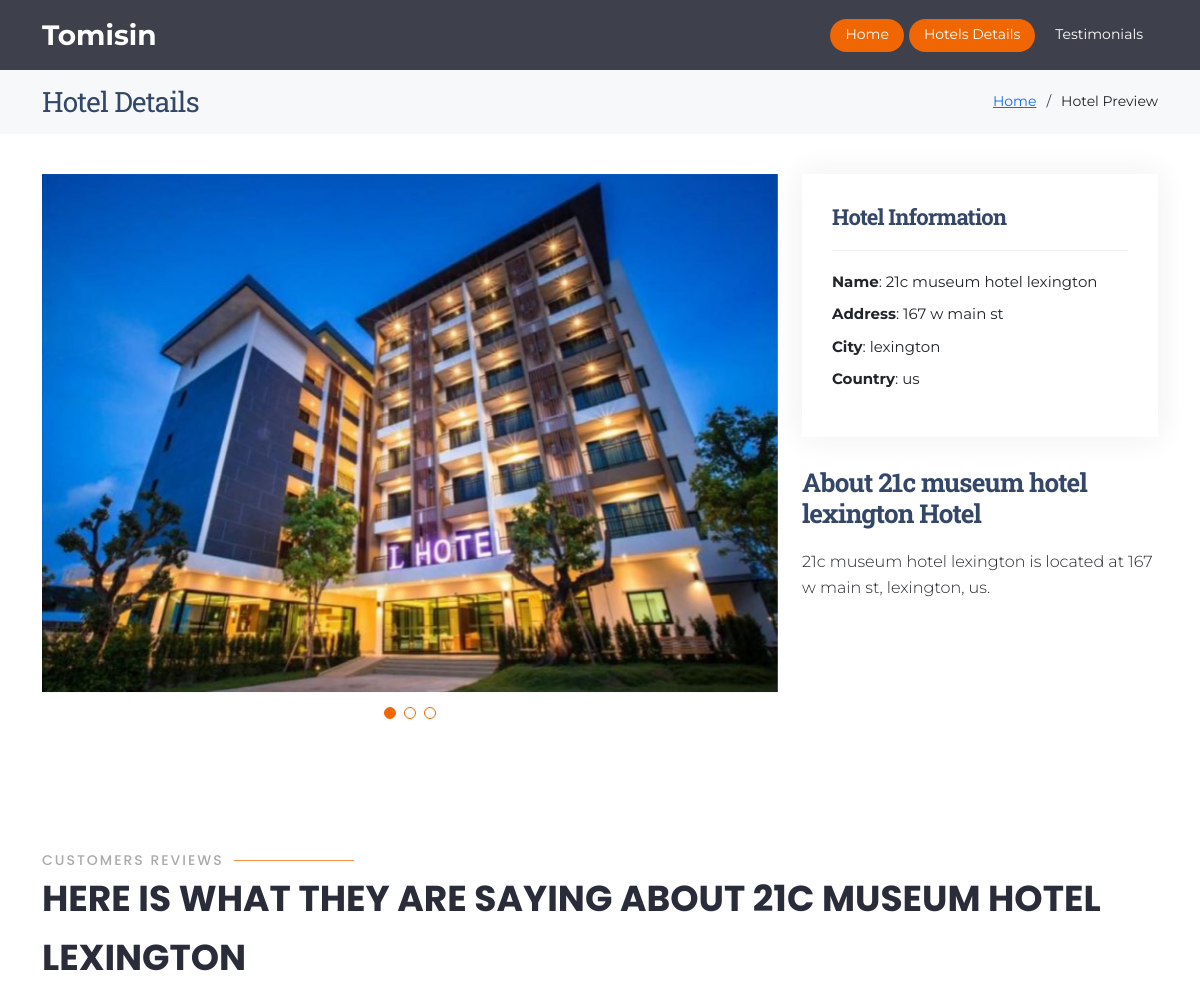
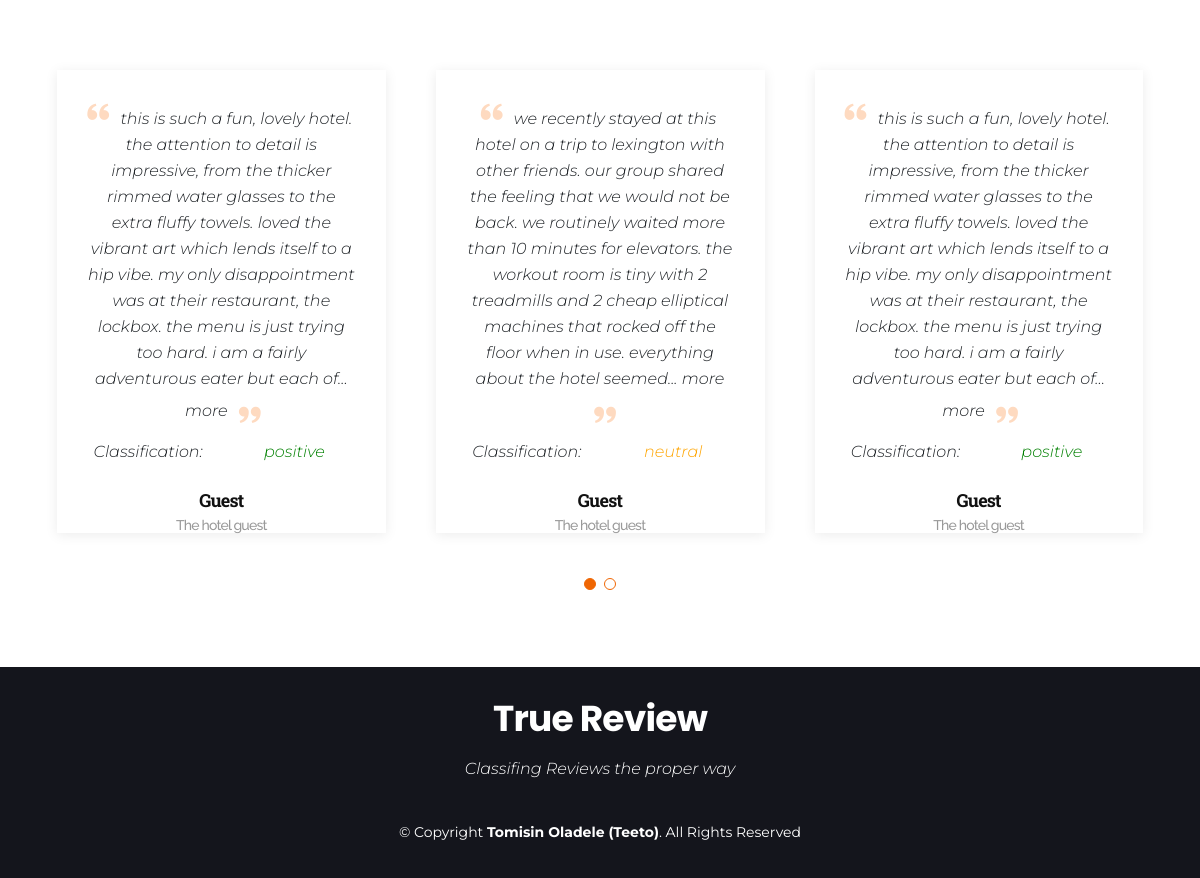
Page /preview/21c museum hotel lexington on the committed database (2 pictures, top to bottom).
### database/db_schema.py (models this page shows)
class Payload(db.Model):
    id = db.Column(db.Integer, primary_key = True)
    hotel_name = db.Column(db.String(100), nullable = False)
    review = db.Column(db.String(100), nullable = False)
    hotel_country = db.Column(db.String(100), nullable = False)
    hotel_city = db.Column(db.String(100), nullable = False)
    hotel_address = db.Column(db.String(100), nullable = False)
    expected_impression = db.Column(db.String(100), nullable = False)
    bert_impression = db.Column(db.String(100), nullable = False)
    user_id = db.Column(db.Integer, db.ForeignKey('admin.id'))
    created_at = db.Column(db.DateTime(timezone = True), default =func.now())

### routes.py (the view)
@route.route("/preview/<name>")
def preview(name):
    hotel_detail = Payload.query.filter_by(hotel_name=name).all()
    return render_template("html/preview.html",details = hotel_detail)

### templates/html/preview.html (shortened to what this page needs)
{%  extends 'html/layout.html' %}
{% block body %}
<header id="header" class="fixed-top d-flex align-items-center  header-dark ">
    <div class="container d-flex align-items-center justify-content-between">
      <div class="logo">
        <h1><a href="/">Tomisin</a></h1>
      </div>
      <nav id="navbar" class="navbar">
        <ul>
          <li><a class="nav-link scrollto active" href="/">Home</a></li>
          <li><a class="nav-link scrollto" href="/#portfolio-details">Hotels Details</a></li>
          <li><a class="nav-link scrollto " href="/#testimonials">Testimonials</a></li>
        </ul>
      </nav>
    </div>
  </header>
  <main id="main">
   <section id="breadcrumbs" class="breadcrumbs">
    <div class="container">
      <div class="d-flex justify-content-between align-items-center">
        <h2>Hotel Details</h2>
        <ol>
          <li><a href="/">Home</a></li>
          <li>Hotel Preview</li>
        </ol>
      </div>
    </div>
  </section>
  <section id="portfolio-details" class="portfolio-details">
    <div class="container">
      <div class="row gy-4">
        <div class="col-lg-8">
          <div class="portfolio-details-slider swiper">
            <div class="swiper-wrapper align-items-center">
              <div class="swiper-slide">
                <img src="{{url_for('static', filename= 'img/hotel_outside.jpg')}}" alt="alt">
              </div>
            </div>
            <div class="swiper-pagination"></div>
          </div>
        </div>
        <div class="col-lg-4">
          <div class="portfolio-info">
            <h3>Hotel Information</h3>
            <ul>
              <li><strong>Name</strong>: {{details[0].hotel_name}}</li>
              <li><strong>Address</strong>: {{details[0].hotel_address}}</li>
              <li><strong>City</strong>: {{details[0].hotel_city}}</li>
              <li><strong>Country</strong>: {{details[0].hotel_country}}</li>
            </ul>
          </div>
          <div class="portfolio-description">
            <h2>About {{details[0].hotel_name}} Hotel</h2>
            <p>
                {{details[0].hotel_name}} is located at {{details[0].hotel_address}}, {{details[0].hotel_city}}, {{details[0].hotel_country}}.
             </p>
          </div>
        </div>
      </div>
    </div>
  </section>
    <section id="testimonials" class="testimonials">
        <div class="container">
          <div class="section-title" data-aos="zoom-out">
            <h2>Customers Reviews</h2>
            <p> Here is what they are saying about {{details[0].hotel_name}}</p>
          </div>
          <div class="testimonials-slider swiper" data-aos="fade-up" data-aos-delay="100">
            <div class="swiper-wrapper">
                 {% for key in details %}
              <div class="swiper-slide">
                <div class="testimonial-item">
                  <p>
                    <i class="bx bxs-quote-alt-left quote-icon-left"></i>
                   {{key.review}}
                    <i class="bx bxs-quote-alt-right quote-icon-right"></i>
                  </p>
                  <div class="row">
                    <div class="col-md-6">
                        <p>Classification:   </p>
                    </div>
                    {% if key.bert_impression == 'positive'%}
                    <div class="col-md-6">
                        <p style="color: green;">{{key.bert_impression}}</p>
                    </div>
                    {%elif key.bert_impression == 'neutral' %}
                    <div class="col-md-6">
                        <p style="color: orange;">{{key.bert_impression}}</p>
                    </div>
                    {% else %}
                    <div class="col-md-6">
                        <p style="color: red;">{{key.bert_impression}}</p>
                    </div>
                    {% endif %}
                  </div>
                  <h3>Guest</h3>
                  <h4>The hotel guest</h4>
                </div>
              </div>
            {% endfor %}
            </div>
            <div class="swiper-pagination"></div>
          </div>
        </div>
      </section>
    </main>
  <footer id="footer">
    <div class="container">
      <h3>True Review</h3>
      <p>Classifing Reviews the proper way</p>
      <div class="copyright">
        &copy; Copyright <strong><span>Tomisin Oladele (Teeto)</span></strong>. All Rights Reserved
      </div>
    </div>
  </footer>
{% endblock %}

### static/css/style.css (style rules this page uses)
* { font-family: 'Montserrat'; box-sizing: border-box; margin: 0; }
:root { --orange: #f47920; --white: #fff; ---grey: #c2c7ce; --blue: #0083ca; }

### static/css/style2.css (style rules this page uses)
body { font-family: "Open Sans", sans-serif; color: #444444; }
a { color: #ef6603; text-decoration: none; }
h1, h2, h3, h4, h5, h6 { font-family: "Raleway", sans-serif; }
#header { height: 70px; transition: all 0.5s; z-index: 997; transition: all 0.5s; background: rgba(42, 44, 57, 0.9); }
#header .logo h1 { font-size: 28px; margin: 0; padding: 0; line-height: 1; font-weight: 700; letter-spacing: 1px; }
#header .logo h1 a, #header .logo h1 a:hover { color: #fff; text-decoration: none; }
.navbar { padding: 0; }
.navbar ul { margin: 0; padding: 0; display: flex; list-style: none; align-items: center; }
.navbar li { position: relative; }
.navbar a, .navbar a:focus { display: flex; align-items: center; justify-content: space-between; padding: 5px 15px 7px 15px; margin-left: 5px; font-size: 14px; color: #fff; white-space: nowrap; transition: 0.3s; border-radius: 50px; }
.navbar a:hover, .navbar .active, .navbar .active:focus, .navbar li:hover>a { background: #ef6603; }
section { padding: 60px 0; overflow: hidden; }
.section-title { padding-bottom: 40px; }
.section-title h2 { font-size: 14px; font-weight: 500; padding: 0; line-height: 1px; margin: 0 0 5px 0; letter-spacing: 2px; text-transform: uppercase; color: #aaaaaa; font-family: "Poppins", sans-serif; }
.section-title h2::after { content: ""; width: 120px; height: 1px; display: inline-block; background: #fd9042; margin: 4px 10px; }
.section-title p { margin: 0; margin: 0; font-size: 36px; font-weight: 700; text-transform: uppercase; font-family: "Poppins", sans-serif; color: #2a2c39; }
.portfolio-details { padding-top: 40px; }
.portfolio-details .portfolio-details-slider img { width: 100%; }
.portfolio-details .portfolio-details-slider .swiper-pagination { margin-top: 20px; position: relative; }
.portfolio-details .portfolio-info { padding: 30px; box-shadow: 0px 0 30px rgba(42, 44, 57, 0.08); }
.portfolio-details .portfolio-info h3 { font-size: 22px; font-weight: 700; margin-bottom: 20px; padding-bottom: 20px; border-bottom: 1px solid #eee; }
.portfolio-details .portfolio-info ul { list-style: none; padding: 0; font-size: 15px; }
.portfolio-details .portfolio-info ul li+li { margin-top: 10px; }
.portfolio-details .portfolio-description { padding-top: 30px; }
.portfolio-details .portfolio-description h2 { font-size: 26px; font-weight: 700; margin-bottom: 20px; }
.portfolio-details .portfolio-description p { padding: 0; }
.testimonials .testimonials-carousel, .testimonials .testimonials-slider { overflow: hidden; }
.testimonials .testimonial-item { box-sizing: content-box; padding: 30px 30px 0 30px; margin: 30px 15px; text-align: center; min-height: 350px; box-shadow: 0px 2px 12px rgba(0, 0, 0, 0.08); }
.testimonials .testimonial-item h3 { font-size: 18px; font-weight: bold; margin: 10px 0 5px 0; color: #111; }
.testimonials .testimonial-item h4 { font-size: 14px; color: #999; margin: 0; }
.testimonials .testimonial-item .quote-icon-left, .testimonials .testimonial-item .quote-icon-right { color: #fedac0; font-size: 26px; }
.testimonials .testimonial-item .quote-icon-left { display: inline-block; left: -5px; position: relative; }
.testimonials .testimonial-item .quote-icon-right { display: inline-block; right: -5px; position: relative; top: 10px; }
.testimonials .testimonial-item p { font-style: italic; margin: 0 auto 15px auto; }
.testimonials .swiper-pagination { margin-top: 20px; position: relative; }
.breadcrumbs { padding: 15px 0; margin-top: 70px; background: #f7f8f9; min-height: 40px; }
.breadcrumbs h2 { font-size: 28px; font-weight: 400; margin: 0; }
.breadcrumbs ol { display: flex; flex-wrap: wrap; list-style: none; padding: 0; margin: 0; font-size: 14px; }
.breadcrumbs ol li+li { padding-left: 10px; }
.breadcrumbs ol li+li::before { display: inline-block; padding-right: 10px; color: #404356; content: "/"; }
#footer { background: #14151c; color: #fff; font-size: 14px; text-align: center; padding: 30px 0; }
#footer h3 { font-size: 36px; font-weight: 700; color: #fff; position: relative; font-family: "Poppins", sans-serif; padding: 0; margin: 0 0 15px 0; }
#footer p { font-size: 15; font-style: italic; padding: 0; margin: 0 0 40px 0; }
#footer .copyright { margin: 0 0 5px 0; }
h1 { color:#142833; }

### rows in the picture
Payload: hotel_name "21c museum hotel lexington", hotel_address "167 w main st", hotel_city "lexington", hotel_country "us", hotel_name "21C MUSEUM HOTEL LEXINGTON", review "this is such a fun, lovely hotel. the attention to detail is impressive, from the thicker rimmed water glasses to the extra fluffy towels. loved the vibrant art which lends itself to a hip vibe. my only disappointment was at their restaurant, the lockbox. the menu is just trying too hard. i am a fairly adventurous eater but each of... more", bert_impression "positive"
Payload: review "we recently stayed at this hotel on a trip to lexington with other friends. our group shared the feeling that we would not be back. we routinely waited more than 10 minutes for elevators. the workout room is tiny with 2 treadmills and 2 cheap elliptical machines that rocked off the floor when in use. everything about the hotel seemed... more", bert_impression "neutral"
